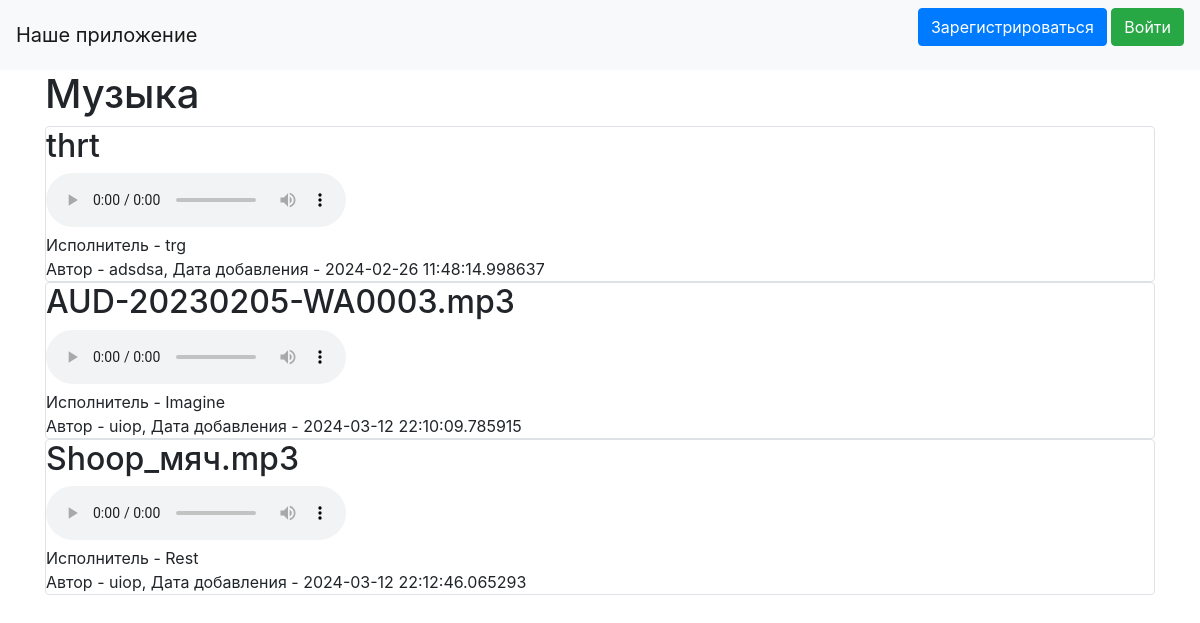
The app's page /, older data.
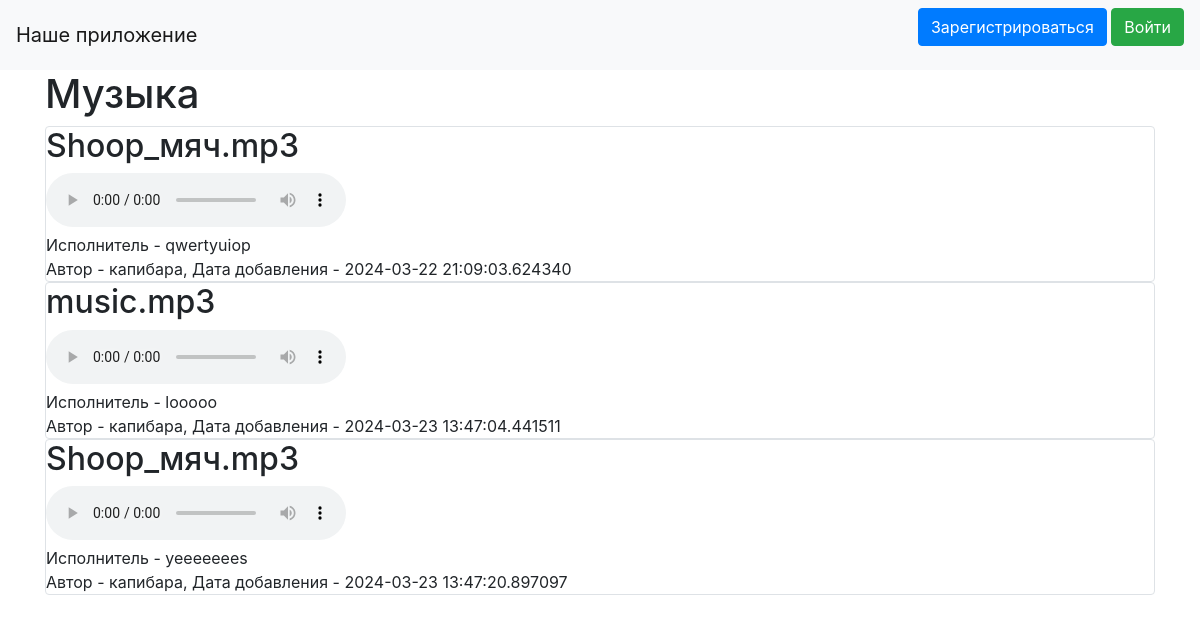
The same page, newer data.
### data/news.py (models this page shows)
class News(SqlAlchemyBase):
    __tablename__ = 'news'
    id = sqlalchemy.Column(sqlalchemy.Integer, primary_key=True, autoincrement=True)
    title = sqlalchemy.Column(sqlalchemy.String, nullable=True)
    content = sqlalchemy.Column(sqlalchemy.String, nullable=True)
    created_date = sqlalchemy.Column(sqlalchemy.DateTime, default=datetime.datetime.now)
    is_private = sqlalchemy.Column(sqlalchemy.Boolean, default=True)
    user_id = sqlalchemy.Column(sqlalchemy.Integer, sqlalchemy.ForeignKey("users.id"))
    user = orm.relationship('User')
    categories = orm.relationship("Category", secondary="association", backref="news")

### data/users.py (models this page shows, shortened)
class User(SqlAlchemyBase, UserMixin):
    __tablename__ = 'users'
    id = sqlalchemy.Column(sqlalchemy.Integer, primary_key=True, autoincrement=True)
    name = sqlalchemy.Column(sqlalchemy.String, nullable=True)
    about = sqlalchemy.Column(sqlalchemy.String, nullable=True)
    email = sqlalchemy.Column(sqlalchemy.String, index=True, unique=True, nullable=True)
    hashed_password = sqlalchemy.Column(sqlalchemy.String, nullable=True)
    created_date = sqlalchemy.Column(sqlalchemy.DateTime, default=datetime.datetime.now)
    news = orm.relationship("News", back_populates='user')

### main.py (the view)
@app.route("/")
def index():
    db_sess = db_session.create_session()
    con = sqlite3.connect("db/blogs.db")
    cur = con.cursor()
    result = cur.execute("""SELECT switch_on FROM sleep WHERE user_id""").fetchone()
    con.close()
    news = db_sess.query(News).filter(News.is_private != True)
    return render_template("index.html", news=news)

### data/db_session.py (called while the page is built)
def create_session() -> Session:
    global __factory
    return __factory()

### templates/index.html (shortened to what this page needs)
{% extends "base.html" %}
{% block content %}
    <h1>Музыка</h1>
    {% for item in news %}
        <div class="col-md6 border rounded" >
            <h2>{{ item.title }}</h2>
            <audio controls src="/static/{{item.title}}" loop="loop"> </audio>
            <div>Исполнитель - {{ item.content }}</div>
            <div> Автор - {{ item.user.name }}, Дата добавления - {{ item.created_date }} </div>
        </div>
    {% endfor %}
{% endblock %}

### templates/base.html (shortened to what this page needs)
<!doctype html>
<html lang="en">
<head>
    <link rel="stylesheet"
          href="https://stackpath.bootstrapcdn.com/bootstrap/4.4.1/css/bootstrap.min.css"
>
</head>
<body bgcolor="black">
<header>
    <nav class="navbar navbar-light bg-light">
        <a class="navbar-brand" href="#">Наше приложение</a>
        {% if current_user.is_authenticated %}
            <a class="navbar-brand" href="/logout">{{ current_user.name }}</a>
        {% else %}
            <p>
                <a class="btn btn-primary " href="/register">Зарегистрироваться</a>
                <a class="btn btn-success" href="/login">Войти</a>
            </p>
        {% endif %}
    </nav>
</header>
<main role="main" class="container">
    {% block content %}{% endblock %}
</main>
</body>
</html>

Row changes from the older to the newer data that the page shows:
removed News: title "thrt", content "trg", user.name "adsdsa", created_date "2024-02-26 11:48:14.998637"
removed News: title "AUD-20230205-WA0003.mp3", content "Imagine", user.name "uiop", created_date "2024-03-12 22:10:09.785915"
removed News: title "Shoop_мяч.mp3", content "Rest", user.name "uiop", created_date "2024-03-12 22:12:46.065293"
added News: title "Shoop_мяч.mp3", content "qwertyuiop", user.name "капибара", created_date "2024-03-22 21:09:03.624340"
added News: title "music.mp3", content "looooo", user.name "капибара", created_date "2024-03-23 13:47:04.441511"
added News: title "Shoop_мяч.mp3", content "yeeeeeees", user.name "капибара", created_date "2024-03-23 13:47:20.897097"
